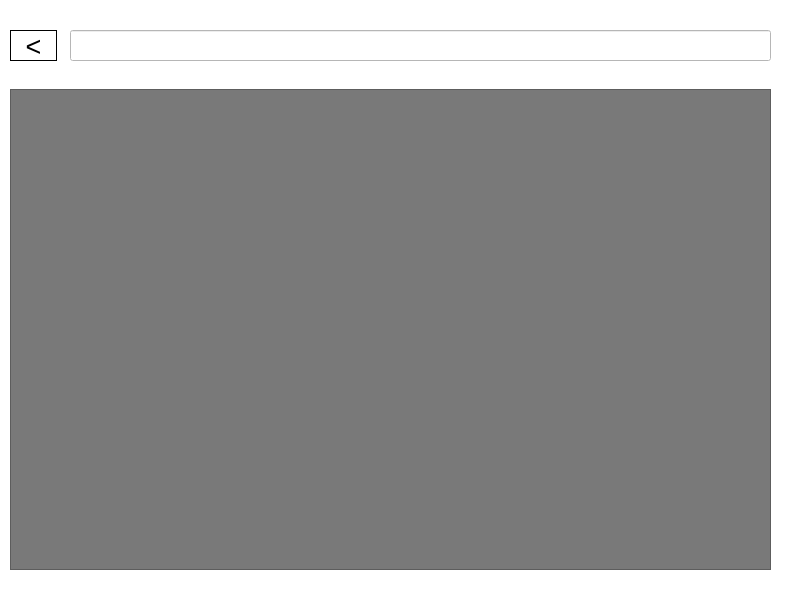
<?xml version="1.0" encoding="UTF-8"?>
<ui version="4.0">
 <class>MainWindow</class>
 <widget class="QMainWindow" name="MainWindow">
  <property name="geometry">
   <rect>
    <x>0</x>
    <y>0</y>
    <width>800</width>
    <height>601</height>
   </rect>
  </property>
  <property name="windowTitle">
   <string>MainWindow</string>
  </property>
  <property name="styleSheet">
   <string notr="true">background-color: rgb(255, 255, 255);</string>
  </property>
  <widget class="QWidget" name="centralwidget">
   <widget class="QLabel" name="backNavigator">
    <property name="geometry">
     <rect>
      <x>10</x>
      <y>30</y>
      <width>47</width>
      <height>31</height>
     </rect>
    </property>
    <property name="font">
     <font>
      <pointsize>20</pointsize>
     </font>
    </property>
    <property name="styleSheet">
     <string notr="true">color: rgb(0, 0, 0); 
border: 1px solid #000000;</string>
    </property>
    <property name="text">
     <string>&lt;</string>
    </property>
    <property name="alignment">
     <set>Qt::AlignCenter</set>
    </property>
   </widget>
   <widget class="QLineEdit" name="pathBar">
    <property name="geometry">
     <rect>
      <x>70</x>
      <y>30</y>
      <width>701</width>
      <height>31</height>
     </rect>
    </property>
   </widget>
   <widget class="QScrollArea" name="scrollableArea">
    <property name="geometry">
     <rect>
      <x>10</x>
      <y>89</y>
      <width>761</width>
      <height>481</height>
     </rect>
    </property>
    <property name="styleSheet">
     <string notr="true">background-color: rgb(121, 121, 121);</string>
    </property>
    <property name="sizeAdjustPolicy">
     <enum>QAbstractScrollArea::AdjustToContents</enum>
    </property>
    <property name="widgetResizable">
     <bool>true</bool>
    </property>
    <widget class="QWidget" name="directoriesContentArea">
     <property name="geometry">
      <rect>
       <x>0</x>
       <y>0</y>
       <width>759</width>
       <height>479</height>
      </rect>
     </property>
     <property name="layoutDirection">
      <enum>Qt::LeftToRight</enum>
     </property>
     <property name="styleSheet">
      <string notr="true"/>
     </property>
     <widget class="QWidget" name="gridLayoutWidget">
      <property name="geometry">
       <rect>
        <x>0</x>
        <y>0</y>
        <width>761</width>
        <height>481</height>
       </rect>
      </property>
      <layout class="QGridLayout" name="directoriesLayout" columnstretch="0">
       <property name="sizeConstraint">
        <enum>QLayout::SetMaximumSize</enum>
       </property>
      </layout>
     </widget>
    </widget>
   </widget>
  </widget>
 </widget>
 <resources/>
 <connections/>
</ui>
